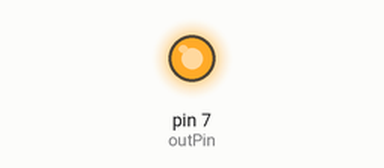
A sketch run on a simulated Arduino Uno, built with avr-gcc and run on an emulated ATmega328P. On the bench: output pins drawn as LEDs (lit = HIGH).

Above: at 0.4 s.
At 39.45 s:
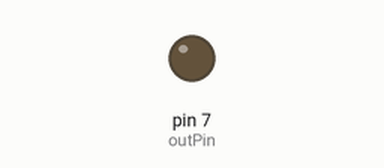
Timing chart, 0 to 40.0 s (numbered marks = the images above):
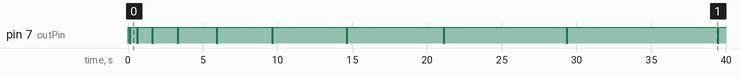

The sketch:

lab1ex1_1-g4.ino
```cpp
// Blinking LED with creative mathematical functions. Exercise 1.1.

int outPin = 7;

void setup() {
  // put your setup code here, to run once:
  pinMode(outPin, OUTPUT);

}

// 1. Random number generator for the delay arguments.
// Blinking of LED will be done with different randomly generated
// numbers in the loop function.

//void loop() {
  // put your main code here, to run repeatedly:
  //int randNumber1 = random(100,200);
  //int randNumber2 = random(10, 800);

  //digitalWrite(outPin, HIGH);
  //delay(randNumber1);
  //digitalWrite(outPin, LOW);
  //delay(randNumber2);

//}


// 2. Morse Code using an array object.
// Blinking of LED will be done by looping over an
// array with a set of numbers designed to replicate
// S.O.S. morse code.


// int off = 200;
// int space = 1500;

// void loop() {
//   int myPins[] = {100, 100, 100, 500, 500, 500, 100, 100, 100};
//   for (byte i = 0; i < 9;  i = i + 1){
//     digitalWrite(outPin, HIGH);
//     delay(myPins[i]);
//     digitalWrite(outPin, LOW);
//     delay(off);
//   }
//   digitalWrite(outPin, LOW);
//   delay(space);


// }


// 3. Math functions.


void loop(){

  float time = 0;
  while (time <= 1000){
    time = time + 10;
    double y = sq(time);
    digitalWrite(outPin, HIGH);
    delay(y);
    digitalWrite(outPin, LOW);
    delay(100);
  }

}
```

Measured:
- by itself, pin 7 (outPin): LOW → HIGH at 0.00 s, → LOW 0.10 s later, → HIGH 0.10 s later, → LOW 0.40 s later, … (21 changes in this stretch)
